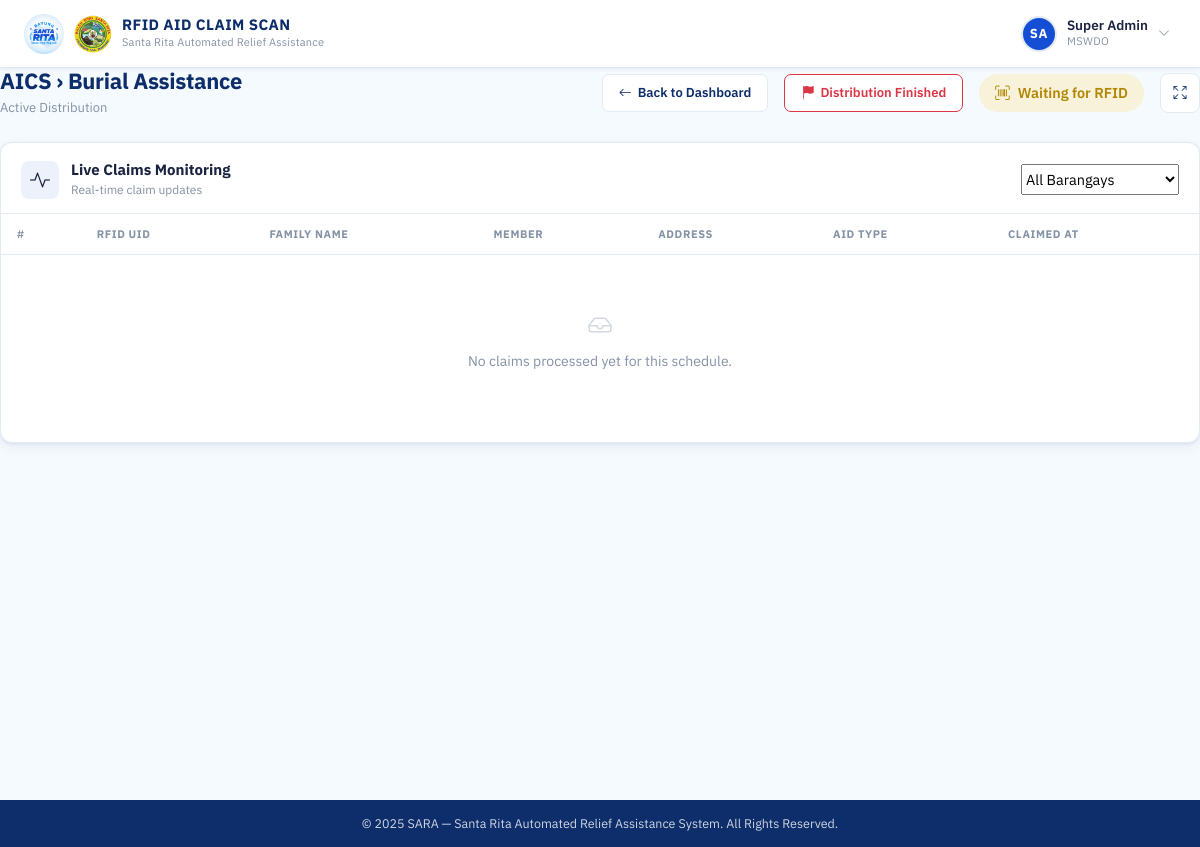
The app's page /mswdo/schedule/56/rfid/scan/ (signed in) with its own data.
### accounts/models.py (models this page shows, shortened)
class User(AbstractUser):
    ROLE_CHOICES = (
        ('MSWDO', 'MSWDO Admin'),
        ('MSWDO_STAFF', 'MSWDO Staff'),
        ('BARANGAY', 'Barangay Admin'),
    )
    email = models.EmailField(unique=True)
    role = models.CharField(max_length=20, choices=ROLE_CHOICES)
    barangay = models.ForeignKey(
        'Barangay', on_delete=models.SET_NULL, blank=True, null=True, related_name='users'
    )
    is_active = models.BooleanField(default=True)
    middle_name = models.CharField(max_length=150, blank=True)
    suffix = models.CharField(max_length=10, blank=True, null=True)
    position = models.CharField(max_length=100, blank=True)
    birth_place = models.CharField(max_length=200, blank=True)
    CIVIL_STATUS_CHOICES = (
        ('SINGLE', 'Single'),
        ('MARRIED', 'Married'),
        ('WIDOWED', 'Widowed'),
        ('SEPARATED', 'Separated'),
        ('ANNULLED', 'Annulled'),
    )
    civil_status = models.CharField(max_length=20, choices=CIVIL_STATUS_CHOICES, blank=True)
    citizenship = models.CharField(max_length=100, blank=True, default='Filipino')
    must_change_password = models.BooleanField(default=False)
    SEX_CHOICES = (
        ('M', 'Male'),
        ('F', 'Female'),
    )
    sex = models.CharField(max_length=1, choices=SEX_CHOICES, blank=True)
    birthdate = models.DateField(blank=True, null=True)
    contact_number = models.CharField(
        max_length=13,
        blank=True,
        validators=[
            RegexValidator(
                regex=r'^(09|\+639)\d{9}$',
                message="Phone number must be entered in the format: '09XXXXXXXXX' or '+639XXXXXXXXX'."
            )
        ]
    )
    profile_image = models.ImageField(upload_to=user_profile_image_path, blank=True, null=True)

### distribution/models.py (models this page shows, shortened)
class AidSchedule(models.Model):
    assistance = models.ForeignKey(
        Assistance,
        on_delete=models.SET_NULL,
        null=True,
        blank=True,
        related_name='schedules'
    )
    budget = models.DecimalField(max_digits=12, decimal_places=2, default=0.00)
    per_beneficiary_amount = models.DecimalField(max_digits=10, decimal_places=2, default=0.00)
    schedule_datetime = models.DateTimeField()
    is_finished = models.BooleanField(default=False)
    finished_at = models.DateTimeField(null=True, blank=True)
    finished_by = models.ForeignKey(settings.AUTH_USER_MODEL, on_delete=models.SET_NULL, null=True, related_name='+')
    finish_reason = models.CharField(
        max_length=20,
        choices=(('COMPLETED', 'All Beneficiaries Claimed'), ('FORCED', 'Manually Ended (Incomplete)'), ('CANCELLED', 'Cancelled')),
        blank=True
    )
    location = models.CharField(max_length=255)
    barangay = models.ForeignKey(
        Barangay,
        on_delete=models.CASCADE,
        null=True,
        blank=True
    )
    is_active = models.BooleanField(default=True)
    created_at = models.DateTimeField(auto_now_add=True)

### programs/models.py (models this page shows, shortened)
class Assistance(models.Model):
    BENEFICIARY_TYPE = [
        ('individual', 'Individual'),
        ('family', 'Family'),
    ]
    AID_TYPE_CHOICES = (
        ('CASH', 'Cash Assistance'),
        ('GOODS', 'Goods-in-Kind (rice, noodles, canned goods, etc.)'),
    )
    PRIORITIZATION_CHOICES = (
        ('LOWEST_INCOME_FIRST', 'Lowest Income First'),
        ('TYPHOON_PRIORITY', 'Typhoon/Vulnerability Priority'),
        ('RANDOM', 'Random Among Eligible'),
    )
    program = models.ForeignKey(
        Program,
        on_delete=models.CASCADE,
        related_name='assistances'
    )
    aid_category = models.ForeignKey(
        AidCategory,
        on_delete=models.CASCADE,
        related_name='assistances'
    )
    beneficiary_type = models.CharField(
        max_length=20,
        choices=BENEFICIARY_TYPE,
        default='family'
    )
    prioritization_strategy = models.CharField(
        max_length=30, choices=PRIORITIZATION_CHOICES, default='LOWEST_INCOME_FIRST',
        help_text="How to rank eligible beneficiaries when there are more eligible than available slots."
    )
    aid_type = models.CharField(
        max_length=10, choices=AID_TYPE_CHOICES, default='CASH',
        help_text="Used by the Rotation Eligibility rule to alternate beneficiaries between cash and goods-based aid across distribution cycles."
    )
    minimum_age = models.PositiveIntegerField(
        null=True,
        blank=True,
        help_text="Leave blank if no age requirement."
    )
    requires_pwd = models.BooleanField(default=False)
    requires_solo_parent = models.BooleanField(default=False)
    requires_senior_citizen = models.BooleanField(default=False)
    is_active = models.BooleanField(default=True)
    created_at = models.DateTimeField(auto_now_add=True)
    class Meta:
        ordering = ['program', 'aid_category']
        unique_together = ('program', 'aid_category', 'beneficiary_type')

class Program(models.Model):
    name = models.CharField(max_length=100, unique=True)
    description = models.TextField(blank=True, null=True)
    is_active = models.BooleanField(default=True)
    created_at = models.DateTimeField(auto_now_add=True)
    class Meta:
        ordering = ['name']

class AidCategory(models.Model):
    program = models.ForeignKey(
        Program,
        on_delete=models.CASCADE,
        related_name='aid_categories'
    )
    name = models.CharField(max_length=100)
    description = models.TextField(blank=True, null=True)
    is_active = models.BooleanField(default=True)
    class Meta:
        ordering = ['name']
        unique_together = ('program', 'name')

### distribution/views.py (the view, shortened to what this page needs)
# urls.py: path('mswdo/schedule/<int:schedule_id>/rfid/scan/', views.scan_rfid, name='scan_rfid'),
@login_required
@session_protected
def scan_rfid(request, schedule_id):
    if request.user.role not in ('MSWDO', 'MSWDO_STAFF', 'BARANGAY'):
        messages.error(request, "Access Denied.")
        return redirect('login')
    error = None
    success = None
    family = None
    family_members = None
    aid_schedule = get_object_or_404(AidSchedule.objects.select_related(
        'assistance',
        'assistance__program',
        'assistance__aid_category'
    ), id=schedule_id)
    if not aid_schedule.is_active or aid_schedule.is_finished:
        error = "This schedule is no longer active or has finished."
    elif not aid_schedule.assistance:
        error = "This schedule has no assistance type configured. Please contact admin."
    is_ajax = request.headers.get('X-Requested-With') == 'XMLHttpRequest' or request.headers.get('Accept') == 'application/json' or 'application/json' in request.content_type
    if error and is_ajax and request.method == 'POST':
        return JsonResponse({'status': 'error', 'message': error})
    selected_barangay = request.GET.get('barangay')
    claims = AidClaim.objects.select_related(
        'family',
        'family__household',
        'family__household__zone',
        'family__household__barangay',
        'family_member',
        'assistance',
        'assistance__aid_category',
        'assistance__program',
    )
    if aid_schedule:
        claims = claims.filter(schedule=aid_schedule)
    if selected_barangay:
        claims = claims.filter(family__household__barangay__id=selected_barangay)
    if request.user.role == 'MSWDO_STAFF':
        claims = claims.filter(created_by=request.user)
    recent_claims = claims.order_by('-claimed_at')[:20]
    barangays = Barangay.objects.all()
    return render(request, 'distribution/scan_rfid.html', {
        'error': error,
        'success': success,
        'family': family,
        'family_members': family_members,
        'assistance': aid_schedule.assistance if aid_schedule and aid_schedule.assistance else None,
        'recent_claims': recent_claims,
        'barangays': barangays,
        'selected_barangay': selected_barangay,
        'aid_schedule': aid_schedule,
        'rfid_uid_value': '',
        'hide_sidebar': True,
    })

### distribution/templates/distribution/scan_rfid.html (shortened to what this page needs)
{% extends "base.html" %}
{% load static %}
{% block navbar_title %}RFID AID CLAIM SCAN{% endblock %}
{% block css %}
<link rel="stylesheet" href="{% static 'css/mswdo_dashboard.css' %}">
<link rel="stylesheet" href="{% static 'css/barangay_accounts.css' %}">
<link rel="stylesheet" href="{% static 'css/barangay_list.css' %}">
<link rel="stylesheet" href="{% static 'css/scan_rfid.css' %}">
{% endblock %}
{% block content %}
<div id="kioskContainer">
  <div class="dash-page-header kiosk-header">
    <div>
      <h1 class="dash-page-title">
        {% if aid_schedule and aid_schedule.assistance %}
        {{ aid_schedule.assistance.program.name }} › {{ aid_schedule.assistance.aid_category.name }}
        {% else %}
        No Active Schedule
        {% endif %}
      </h1>
      <p class="dash-page-sub">
        Active Distribution
      </p>
    </div>
    <div class="d-flex align-items-center gap-3">
      <a href="{% if user.role == 'MSWDO' %}{% url 'mswdo_dashboard' %}{% else %}{% url 'staff_dashboard' %}{% endif %}"
        class="btn btn-dash-outline" title="Back to Dashboard">
        <i class="bi bi-arrow-left"></i> <span class="d-none d-sm-inline">Back to Dashboard</span>
      </a>
      {% if aid_schedule and not aid_schedule.is_finished and user.role != 'BARANGAY' %}
      <form method="post" action="{% url 'finish_distribution' aid_schedule.id %}" id="finishDistributionForm" class="d-inline">
        <button type="button" id="forceFinishBtn" class="btn-dash-outline" style="color: #dc3545; border-color: #dc3545;" title="End Distribution Early">
          <i class="bi bi-flag-fill"></i> <span class="d-none d-sm-inline">Distribution Finished</span>
        </button>
      </form>
      {% endif %}
      <div id="statusPill" class="kiosk-status-pill idle">
        <i class="bi bi-upc-scan" id="statusIcon"></i>
        <span id="statusText">Waiting for RFID</span>
      </div>
      <button id="fullscreenToggleBtn" class="btn btn-dash-outline fullscreen-toggle"
        title="Toggle Fullscreen (Ctrl+Shift+F)">
        <i class="bi bi-arrows-fullscreen"></i>
      </button>
    </div>
  </div>
  <div class="dash-panel w-100 mt-4">
    <div class="dash-panel__header">
      <div class="dash-panel__header-left">
        <i class="bi bi-activity dash-panel__icon" style="color: var(--blue);"></i>
        <div>
          <h2 class="dash-panel__title">Live Claims Monitoring</h2>
          <p class="dash-panel__sub">Real-time claim updates</p>
        </div>
      </div>
      {% if user.role == 'MSWDO' %}
      <div class="dash-panel__header-right">
        <select id="barangayFilter" class="acct-form__select"
          style="width: auto; padding-top: 4px; padding-bottom: 4px;">
          <option value="">All Barangays</option>
        </select>
      </div>
      {% endif %}
    </div>
    <div class="dash-panel__body" style="padding: 0;">
      <div class="table-responsive table-scroll-container">
        <table class="acct-table" id="claimsTable" style="margin: 0;">
          <thead>
            <tr>
              <th class="acct-th">#</th>
              <th class="acct-th">RFID UID</th>
              <th class="acct-th">Family Name</th>
              <th class="acct-th">Member</th>
              <th class="acct-th">Address</th>
              <th class="acct-th">Aid Type</th>
              <th class="acct-th">Claimed At</th>
            </tr>
          </thead>
          <tbody>
            {% for claim in recent_claims %}
            <tr data-claim-id="{{ claim.id }}" class="acct-row">
              <td class="acct-td acct-td--num">{{ forloop.counter }}</td>
              <td class="acct-td"><span class="acct-badge acct-badge--gray">{{ claim.family.rfid_uid }}</span></td>
              <td class="acct-td">
                <div class="acct-barangay-cell">
                  <div class="acct-avatar"><i class="bi bi-people dash-panel__icon"
                      style="font-size: 1rem; margin-right:0;"></i></div>
                  <span class="acct-barangay-name">{{ claim.family.family_name }}</span>
                </div>
              </td>
              <td class="acct-td">
                {% if claim.family_member %}
                {{ claim.family_member.first_name }} {{ claim.family_member.last_name }}
                {% else %}
                <span class="text-muted">All Members</span>
                {% endif %}
              </td>
              <td class="acct-td text-muted small">{{ claim.family.household.address }}</td>
              <td class="acct-td">
                {% if claim.assistance %}
                {{ claim.assistance.program.name }} › {{ claim.assistance.aid_category.name }}
                {% else %}
                —
                {% endif %}
              </td>
              <td class="acct-td text-muted small">{{ claim.claimed_at|date:"M d, Y h:i a" }}</td>
            </tr>
            {% empty %}
            <tr>
              <td colspan="7" class="acct-empty">
                <div class="acct-empty-state">
                  <i class="bi bi-inbox fs-4 d-block mb-2"></i>
                  <p>No claims processed yet for this schedule.</p>
                </div>
              </td>
            </tr>
            {% endfor %}
          </tbody>
        </table>
      </div>
    </div>
  </div>
</div>
</div>
{% endblock %}

### templates/base.html (shortened to what this page needs)
{% load static %}
<!DOCTYPE html>
<html lang="en">
<head>
  <link href="https://cdn.jsdelivr.net/npm/bootstrap@5.3.2/dist/css/bootstrap.min.css" rel="stylesheet">
  <link href="https://cdn.jsdelivr.net/npm/bootstrap-icons@1.11.3/font/bootstrap-icons.min.css" rel="stylesheet">
  <link rel="stylesheet" href="{% static 'css/base.css' %}">
  <link rel="stylesheet" href="{% static 'css/scan_rfid.css' %}">
  <link rel="stylesheet" href="{% static 'css/loading_modal.css' %}">
  {% block css %}{% endblock %}
</head>
<body>
  <div class="page-wrapper">
    <nav class="topbar" id="topbar">
      <div class="topbar-left">
        <a class="topbar-brand" href="#">
          <img src="{% static 'images/logo.jpg' %}" alt="SARA Logo" class="topbar-logo">
          <img src="{% static 'images/SRP.png' %}" alt="SRP Logo" class="topbar-logo topbar-logo--srp">
          <div class="topbar-title-group">
            <span class="topbar-title">{% block navbar_title %}SARA SYSTEM{% endblock %}</span>
            <span class="topbar-subtitle">Santa Rita Automated Relief Assistance</span>
          </div>
        </a>
      </div>
      <div class="topbar-right">
        {% if user.is_authenticated %}
        <div class="topbar-user" id="userDropdownToggle">
          <div class="topbar-avatar">
            {% if user.profile_image %}
            <img src="{{ user.profile_image.url }}" alt="{{ user.get_full_name }}">
            {% else %}
            <span class="avatar-initials">
              {{ user.first_name|first|upper }}{{ user.last_name|first|upper }}
            </span>
            {% endif %}
          </div>
          <div class="topbar-user-info">
            <span class="topbar-username">{{ user.get_full_name|default:user.username }}</span>
            <span class="topbar-role">{{ user.role|default:"User" }}</span>
          </div>
          <i class="bi bi-chevron-down topbar-chevron" id="userChevron"></i>
        </div>
        {% endif %}
      </div>
    </nav>
    <main class="{% if user.is_authenticated and not hide_sidebar %}main-content{% endif %}">
      {% block content %}{% endblock %}
    <footer
      class="{% if user.is_authenticated and not hide_sidebar %}footer footer--dashboard{% else %}footer{% endif %}">
      <div class="footer-content">
        <p>&copy; 2025 SARA &mdash; Santa Rita Automated Relief Assistance System. All Rights Reserved.</p>
      </div>
    </footer>
</body>
</html>

### records on screen
User: first_name|first "S", last_name|first "A", get_full_name "Super Admin", role "MSWDO"
AidSchedule: assistance.program.name "AICS", assistance.aid_category.name "Burial Assistance"
